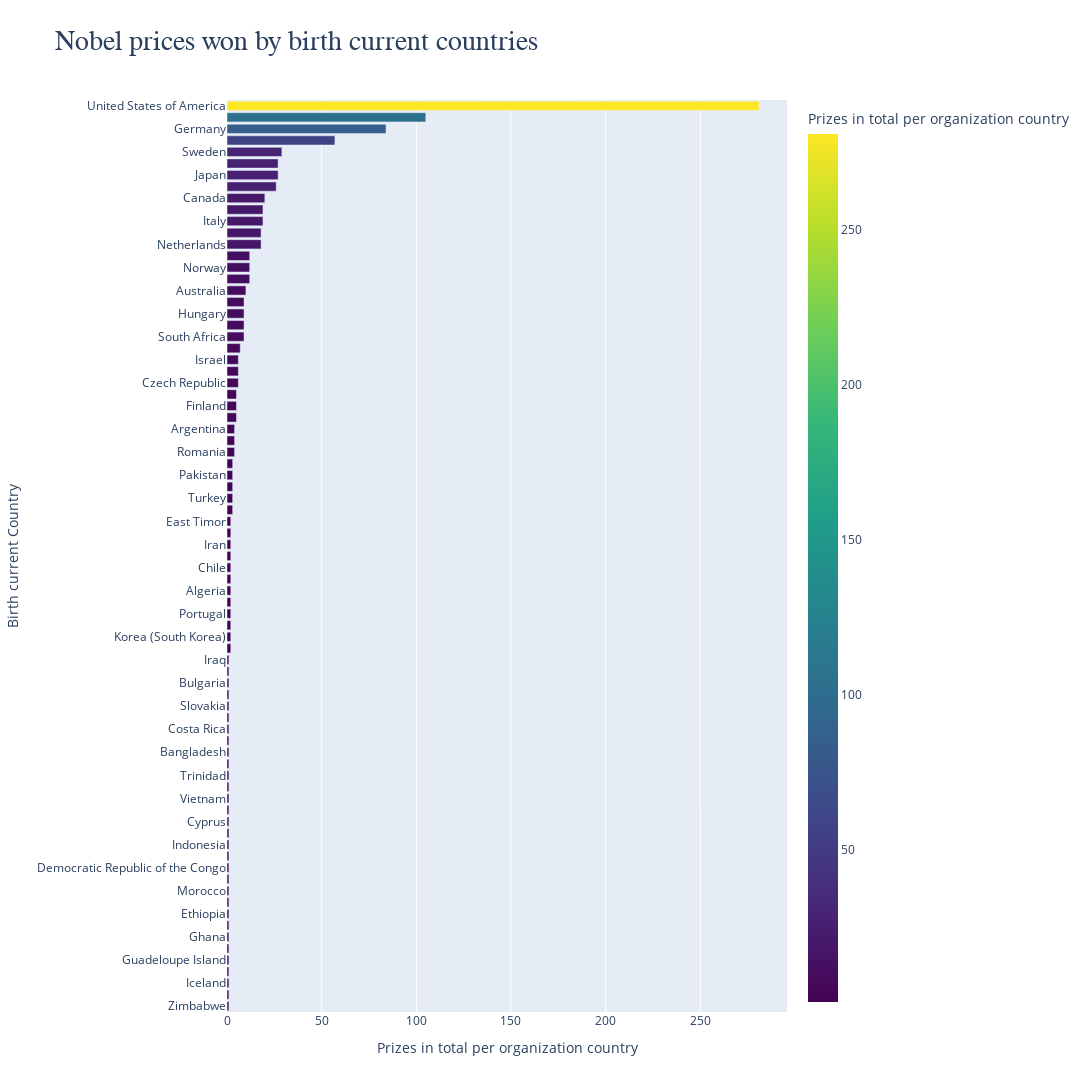

Write notebook code for a chart like this one.
### Code cell
import plotly.express as px

fig = px.bar(
    data_frame=top20_countries.sort_values("prize", ascending=True),
    x="prize",
    y="birth_country_current",
    color="prize",
    # Styling
    color_continuous_scale='Viridis',
    title="Nobel prices won by birth current countries",
    labels={
        "prize":"Prizes in total per organization country",
        "birth_country_current": "Birth current Country"
    },
    width=1200,
    height=1200)

fig.update_layout(
    # font_family="Courier New",
    # font_color="blue",
    title_font_family="Arial",
    title_font_size=28,
    # coloraxis_showscale=False
    # title_font_color="red",
    # legend_title_font_color="green"
)
# fig.update_xaxes(range=[0, 0.4], row=1, col=1)


fig.show()

### Figure 1 — Plotly figure (JSON) as saved in the notebook; plotly's stock layout.template omitted (floating-point values rounded to 4 significant figures)
{"data": [{"alignmentgroup": "True", "hovertemplate": "Prizes in total per organization country=%{marker.color}<br>Birth current Country=%{y}<extra></extra>", "legendgroup": "", "marker": {"color": [1, 1, 1, 1, 1, 1, 1, 1, 1, 1, 1, 1, 1, 1, 1, 1, 1, 1, 1, 1, 1, 1, 1, 1, 1, 1, 1, 1, 1, 1, 1, 2, 2, 2, 2, 2, 2, 2, 2, 2, 2, 2, 2, 3, 3, 3, 3, 3, 4, 4, 4, 5, 5, 5, 6, 6, 6, 7, 9, 9, 9, 9, 10, 12, 12, 12, 18, 18, 19, 19, 20, 26, 27, 27, 29, 57, 84, 105, 281], "coloraxis": "coloraxis", "pattern": {"shape": ""}}, "name": "", "offsetgroup": "", "orientation": "h", "showlegend": false, "textposition": "auto", "type": "bar", "x": [1, 1, 1, 1, 1, 1, 1, 1, 1, 1, 1, 1, 1, 1, 1, 1, 1, 1, 1, 1, 1, 1, 1, 1, 1, 1, 1, 1, 1, 1, 1, 2, 2, 2, 2, 2, 2, 2, 2, 2, 2, 2, 2, 3, 3, 3, 3, 3, 4, 4, 4, 5, 5, 5, 6, 6, 6, 7, 9, 9, 9, 9, 10, 12, 12, 12, 18, 18, 19, 19, 20, 26, 27, 27, 29, 57, 84, 105, 281], "xaxis": "x", "y": ["Zimbabwe", "Yemen", "Iceland", "Kenya", "Guadeloupe Island", "Greece", "Ghana", "Latvia", "Ethiopia", "Madagascar", "Morocco", "Myanmar", "Democratic Republic of the Congo", "Nigeria", "Indonesia", "Croatia", "Cyprus", "Peru", "Vietnam", "Venezuela", "Trinidad", "Azerbaijan", "Bangladesh", "Taiwan", "Costa Rica", "Slovenia", "Slovakia", "Brazil", "Bulgaria", "Republic of Macedonia", "Iraq", "Luxembourg", "Korea (South Korea)", "Saint Lucia", "Portugal", "Liberia", "Algeria", "Bosnia and Herzegovina", "Chile", "Guatemala", "Iran", "Colombia", "East Timor", "New Zealand", "Turkey", "Lithuania", "Pakistan", "Mexico", "Romania", "Belarus", "Argentina", "Ireland", "Finland", "Ukraine", "Czech Republic", "Egypt", "Israel", "Spain", "South Africa", "Belgium", "Hungary", "India", "Australia", "Denmark", "Norway", "China", "Netherlands", "Austria", "Italy", "Switzerland", "Canada", "Russia", "Japan", "Poland", "Sweden", "France", "Germany", "United Kingdom", "United States of America"], "yaxis": "y"}], "layout": {"barmode": "relative", "coloraxis": {"colorbar": {"title": {"text": "Prizes in total per organization country"}}, "colorscale": [[0, "#440154"], [0.1111, "#482878"], [0.2222, "#3e4989"], [0.3333, "#31688e"], [0.4444, "#26828e"], [0.5556, "#1f9e89"], [0.6667, "#35b779"], [0.7778, "#6ece58"], [0.8889, "#b5de2b"], [1, "#fde725"]]}, "height": 1200, "legend": {"tracegroupgap": 0}, "title": {"font": {"family": "Arial", "size": 28}, "text": "Nobel prices won by birth current countries"}, "width": 1200, "xaxis": {"anchor": "y", "domain": [0, 1], "title": {"text": "Prizes in total per organization country"}}, "yaxis": {"anchor": "x", "domain": [0, 1], "title": {"text": "Birth current Country"}}}}
